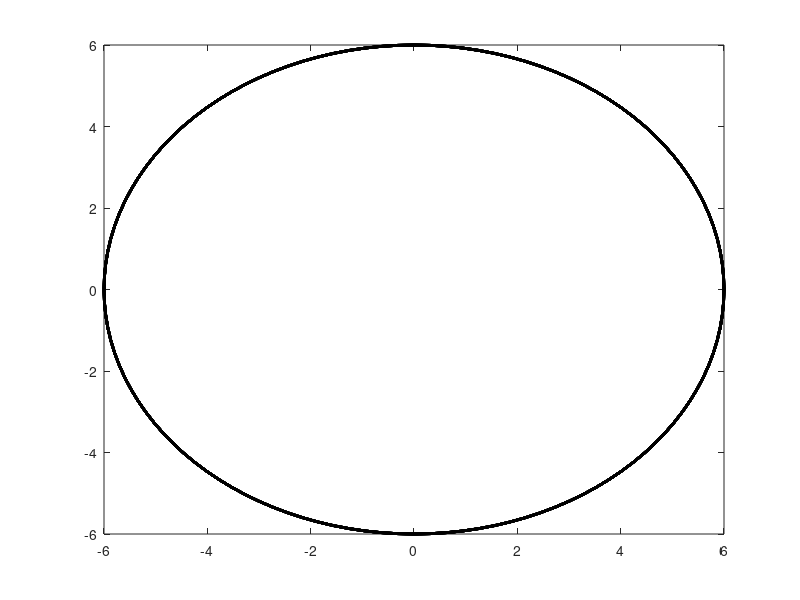

The MATLAB script that drew this image: (Note: this script raises an error after producing the figure.)
% Set up the basic conditions
clc;   % clear screen
clear;                   % clear all the varibles
close all;               % Close all the open figures
bmax = 1;                % Normalize bmax to 1
freq = 50;               % Frequency in Hz
T=1/freq;                % Time Period in aec
w = 2*pi*freq;           % angluar velocity (rad/s)
n=10;                     % Number of cycles to be plotted
% First, generate the three component magnetic fields
t = 0:T/120:n*T;                                           % Time for five cycle of selected frequency
Baa1 = sin(w*t) .* (cos(0) + 1i*sin(0));
Bbb1 = sin(w*t - pi/6) .* (cos(pi/6) + 1i*sin(pi/6));
Bcc1 = sin(w*t - pi/3) .* (cos(pi/3) + 1i*sin(pi/3));
Baa2 = sin(w*t - pi/2) .* (cos(pi/2) + 1i*sin(pi/2));
Bbb2 = sin(w*t - 2*pi/3) .* (cos(2*pi/3) + 1i*sin(2*pi/3));
Bcc2 = sin(w*t - 5*pi/6) .* (cos(5*pi/6) + 1i*sin(5*pi/6));     
Baa3 = sin(w*t - pi) .* (cos(pi) + 1i*sin(pi));
Bbb3 = sin(w*t - 7*pi/6) .* (cos(7*pi/6) + 1i*sin(7*pi/6));
Bcc3 = sin(w*t - 4*pi/3) .* (cos(4*pi/3) + 1i*sin(4*pi/3));
Baa4 = sin(w*t - 3*pi/2) .* (cos(3*pi/2) + 1i*sin(3*pi/2));
Bbb4 = sin(w*t - 5*pi/3) .* (cos(5*pi/3) + 1i*sin(5*pi/3));
Bcc4 = sin(w*t - 11*pi/6) .* (cos(11*pi/6) + 1i*sin(11*pi/6));
% Phase C magnetic field along its axis cc'
% Calculate Bnet
Bnet = Baa1+Bbb1+Bcc1+Baa2+Bbb2+Bcc2+Baa3+Bbb3+Bcc3+Baa4+Bbb4+Bcc4;                                     % Net Magnetic field
% Calculate a circle representing the expected maximum value of Bnet
circle = 6 * (cos(w*t) + 1i*sin(w*t));
% Plot the reference circle
figure(1);
plot(circle,'k','LineWidth',2.0);
hold on;
% Plot the reference vectors for the B-field components
Baa1_ref = 1.5 .* (cos(0) + 1i*sin(0));
Bbb1_ref = 1.5 .* (cos(pi/6) + 1i*sin(pi/6));
Bcc1_ref = 1.5 .* (cos(pi/3) + 1i*sin(pi/3));
Baa2_ref = 1.5 .* (cos(pi/2) + 1i*sin(pi/2));
Bbb2_ref = 1.5 .* (cos(2*pi/3) + 1i*sin(2*pi/3));
Bcc2_ref = 1.5 .* (cos(5*pi/6) + 1i*sin(5*pi/6));
Baa3_ref = 1.5 .* (cos(pi) + 1i*sin(pi));
Bbb3_ref = 1.5 .* (cos(7*pi/6) + 1i*sin(7*pi/6));
Bcc3_ref = 1.5 .* (cos(4*pi/3) + 1i*sin(4*pi/3));
Baa4_ref = 1.5 .* (cos(3*pi/2) + 1i*sin(3*pi/2));
Bbb4_ref = 1.5 .* (cos(5*pi/3) + 1i*sin(5*pi/3));
Bcc4_ref = 1.5 .* (cos(11*pi/6) + 1i*sin(11*pi/6));
line('XData',[0 real(Baa1_ref)], ...
     'YData',[0 imag(Baa1_ref)], ...
     'Color','r','LineStyle',':','EraseMode','xor');
line('XData',[0 real(Bbb1_ref)], ...
     'YData',[0 imag(Bbb1_ref)], ...
     'Color','r','LineStyle',':','EraseMode','xor');
line('XData',[0 real(Bcc1_ref)], ...
     'YData',[0 imag(Bcc1_ref)], ...
     'Color','r','LineStyle',':','EraseMode','xor');
 line('XData',[0 real(Baa2_ref)], ...
     'YData',[0 imag(Baa2_ref)], ...
     'Color','r','LineStyle',':','EraseMode','xor');
 line('XData',[0 real(Bbb2_ref)], ...
     'YData',[0 imag(Bbb2_ref)], ...
     'Color','r','LineStyle',':','EraseMode','xor');
 line('XData',[0 real(Bcc2_ref)], ...
     'YData',[0 imag(Bcc2_ref)], ...
     'Color','r','LineStyle',':','EraseMode','xor');
 line('XData',[0 real(Baa3_ref)], ...
     'YData',[0 imag(Baa3_ref)], ...
     'Color','k','LineStyle',':','EraseMode','xor');
line('XData',[0 real(Bbb3_ref)], ...
     'YData',[0 imag(Bbb3_ref)], ...
     'Color','k','LineStyle',':','EraseMode','xor');
line('XData',[0 real(Bcc3_ref)], ...
     'YData',[0 imag(Bcc3_ref)], ...
     'Color','k','LineStyle',':','EraseMode','xor');
 line('XData',[0 real(Baa4_ref)], ...
     'YData',[0 imag(Baa4_ref)], ...
     'Color','k','LineStyle',':','EraseMode','xor');
line('XData',[0 real(Bbb4_ref)], ...
     'YData',[0 imag(Bbb4_ref)], ...
     'Color','k','LineStyle',':','EraseMode','xor');
line('XData',[0 real(Bcc4_ref)], ...
     'YData',[0 imag(Bcc4_ref)], ...
     'Color','k','LineStyle',':','EraseMode','xor');
% Add magnetic field annotations
text (1.6 * cos(0),             1.6 * sin(0),            '\bfB_{aa}');
text (1.6 * cos(2*pi/3)  - 0.2, 1.6 * sin(2*pi/3) + 0.1, '\bfB_{bb}');
text (1.6 * cos(-2*pi/3) - 0.2, 1.6 * sin(-2*pi/3),      '\bfB_{cc}');
% Plot the initial positions of the magnetic vector lines.
% Note that Baa is black, Bbb is blue, Bcc is magneta, and Bnet is red.
ii = 1;
h1=line('XData',[0 real(Baa1(ii))], ...
        'YData',[0 imag(Baa1(ii))], ...
        'Color','r','EraseMode','xor', ...
        'Linewidth',4.0);
hold on;
h2=line('XData',[0 real(Bbb1(ii))], ...
        'YData',[0 imag(Bbb1(ii))], ...
        'Color','r','EraseMode','xor', ...
        'Linewidth',4.0);
h3=line('XData',[0 real(Bcc1(ii))], ...
        'YData',[0 imag(Bcc1(ii))], ...
        'Color','r','EraseMode','xor', ...
        'Linewidth',4.0);
h4=line('XData',[0 real(Baa2(ii))], ...
        'YData',[0 imag(Baa2(ii))], ...
        'Color','r','EraseMode','xor', ...
        'Linewidth',4.0);
h5=line('XData',[0 real(Bbb2(ii))], ...
        'YData',[0 imag(Bbb2(ii))], ...
        'Color','r','EraseMode','xor', ...
        'Linewidth',4.0);
h6=line('XData',[0 real(Bcc2(ii))], ...
        'YData',[0 imag(Bcc2(ii))], ...
        'Color','r','EraseMode','xor', ...
        'Linewidth',4.0);
h7=line('XData',[0 real(Baa3(ii))], ...
        'YData',[0 imag(Baa3(ii))], ...
        'Color','r','EraseMode','xor', ...
        'Linewidth',2.0);
h8=line('XData',[0 real(Bbb3(ii))], ...
        'YData',[0 imag(Bbb3(ii))], ...
        'Color','k','EraseMode','xor', ...
        'Linewidth',2.0);
h9=line('XData',[0 real(Bcc3(ii))], ...
        'YData',[0 imag(Bcc3(ii))], ...
        'Color','k','EraseMode','xor', ...
        'Linewidth',2.0);
h10=line('XData',[0 real(Baa4(ii))], ...
        'YData',[0 imag(Baa4(ii))], ...
        'Color','k','EraseMode','xor', ...
        'Linewidth',2.0);
h11=line('XData',[0 real(Bbb4(ii))], ...
        'YData',[0 imag(Bbb4(ii))], ...
        'Color','k','EraseMode','xor', ...
        'Linewidth',2.0);
h12=line('XData',[0 real(Bcc4(ii))], ...
        'YData',[0 imag(Bcc4(ii))], ...
        'Color','k','EraseMode','xor', ...
        'Linewidth',2.0);
h13=line('XData',[0 real(Bnet(ii))], ...
        'YData',[0 imag(Bnet(ii))], ...
        'Color','y','EraseMode','xor', ...
        'Linewidth',4.0);
   
% Labels and annotations
title ('\bfThe Rotating Magnetic Field');
xlabel('\bfFlux Density (T)');
ylabel('\bfFlux Density (T)');
axis square;
axis([-8 8 -8 8]);
% Now update the lines as a function of time.
for ii = 3:length(t)
   set(h1,'XData',[0 real(Baa1(ii))]);
   set(h1,'YData',[0 imag(Baa1(ii))]);
   set(h2,'XData',[0 real(Bbb1(ii))]);
   set(h2,'YData',[0 imag(Bbb1(ii))]);
   set(h3,'XData',[0 real(Bcc1(ii))]);
   set(h3,'YData',[0 imag(Bcc1(ii))]);
   set(h4,'XData',[0 real(Baa2(ii))]);
   set(h4,'YData',[0 imag(Baa2(ii))]);
   set(h5,'XData',[0 real(Bbb2(ii))]);
   set(h5,'YData',[0 imag(Bbb2(ii))]);
   set(h6,'XData',[0 real(Bcc2(ii))]);
   set(h6,'YData',[0 imag(Bcc2(ii))]);
   set(h7,'XData',[0 real(Baa3(ii))]);
   set(h7,'YData',[0 imag(Baa3(ii))]);
   set(h8,'XData',[0 real(Bbb3(ii))]);
   set(h8,'YData',[0 imag(Bbb3(ii))]);
   set(h9,'XData',[0 real(Bcc3(ii))]);
   set(h9,'YData',[0 imag(Bcc3(ii))]);
   set(h10,'XData',[0 real(Baa4(ii))]);
   set(h10,'YData',[0 imag(Baa4(ii))]);
   set(h11,'XData',[0 real(Bbb4(ii))]);
   set(h11,'YData',[0 imag(Bbb4(ii))]);
   set(h12,'XData',[0 real(Bcc4(ii))]);
   set(h12,'YData',[0 imag(Bcc4(ii))]);
   set(h13,'XData',[0 real(Bnet(ii))]);
   set(h13,'YData',[0 imag(Bnet(ii))]);
   drawnow;
end
hold off;
figure(2);
title ('\bfMagnetic Fields in time Domain');
ylabel('\bfFlux Density (T)');
xlabel('\bfTime(sec)');
axis([0 n*T -6 6]);
hold on;
grid on;
plot(t,Baa1,'r','LineWidth',4);
plot(t,Bbb1,'r','LineWidth',4);
plot(t,Bcc1,'r','LineWidth',4);
plot(t,Baa2,'g','LineWidth',4);
plot(t,Bbb2,'r','LineWidth',4);
plot(t,Bcc2,'r','LineWidth',4);
plot(t,Baa3,'k','LineWidth',2);
plot(t,Bbb3,'k','LineWidth',2);
plot(t,Bcc3,'k','LineWidth',2);
plot(t,Baa4,'y','LineWidth',2);
plot(t,Bbb4,'k','LineWidth',2);
plot(t,Bcc4,'k','LineWidth',2);
plot(t,Bnet,'y','LineWidth',3);
legend('Baa1','Bbb1','Bcc1','Baa2','Bbb2','Bcc2','Baa3','Bbb3','Bcc3','Baa4','Bbb4','Bcc4','Bnet')
clc;